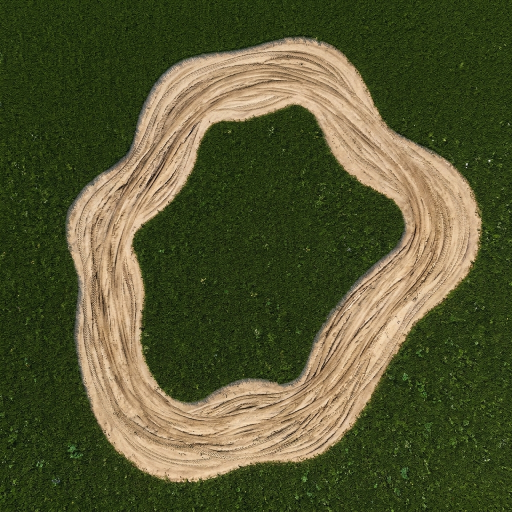
#> input picture src/rover/rover_sim/models/ground/ground_2.jpeg, 1024 x 1024 px (shown at 1/2 size)
$ python -i base_model.py   (imports and definitions only)
#> lines starting #> are read from the running program, lines starting #| are printed output that depends on the picture
#> further down, picture is the input picture: shape (1024, 1024, 3); mean B, G, R 51, 87.1, 85.6
"""
Swappable road-segmenter interface + the preprocessing shared by training and inference.

Every concrete segmenter:
  * takes a float tensor (B, 3, FRAME_HEIGHT, FRAME_WIDTH) in [0, 1] (already CLAHE'd),
  * returns road logits (B, 1, FRAME_HEIGHT, FRAME_WIDTH).
predict_mask(frame_bgr) wraps that into a single-call numpy API returning p(road).
"""
from abc import ABC, abstractmethod
from typing import Dict, Optional, Union

import cv2
import numpy as np
import torch
import torch.nn as nn

from rover_roadkeeper.config import (
    CLAHE_CLIP_LIMIT,
    CLAHE_TILE_GRID,
    FRAME_HEIGHT,
    FRAME_WIDTH,
)

_CLAHE = cv2.createCLAHE(clipLimit=CLAHE_CLIP_LIMIT, tileGridSize=CLAHE_TILE_GRID)


def preprocess_ir(frame_bgr: np.ndarray) -> np.ndarray:
    """
    Resize to (FRAME_WIDTH, FRAME_HEIGHT), convert to grayscale and apply CLAHE so wheel
    ruts / road edges stand out from the field. Returns a 3-channel uint8 RGB image
    (gray replicated) so ImageNet-pretrained backbones can consume it.
    """
    if frame_bgr.shape[:2] != (FRAME_HEIGHT, FRAME_WIDTH):
        frame_bgr = cv2.resize(frame_bgr, (FRAME_WIDTH, FRAME_HEIGHT), interpolation=cv2.INTER_AREA)
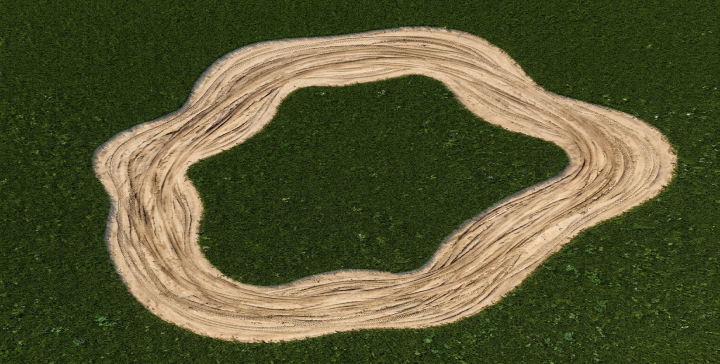
#> frame_bgr: shape (364, 720, 3); mean of channels 0, 1, 2 51, 87.1, 85.6; drawn as B, G, R
    gray = frame_bgr if frame_bgr.ndim == 2 else cv2.cvtColor(frame_bgr, cv2.COLOR_BGR2GRAY)
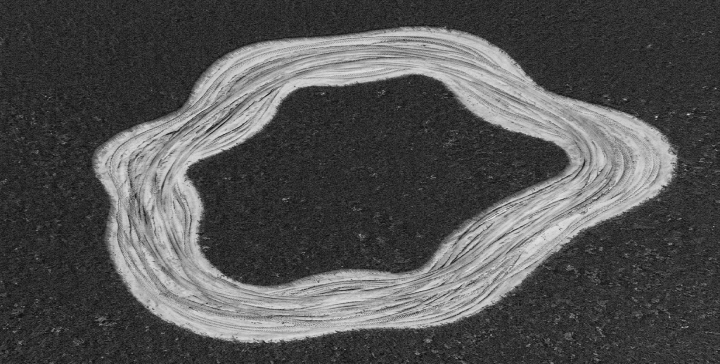
#> gray: shape (364, 720); min 12, max 227, mean 82.5
    gray = _CLAHE.apply(gray)
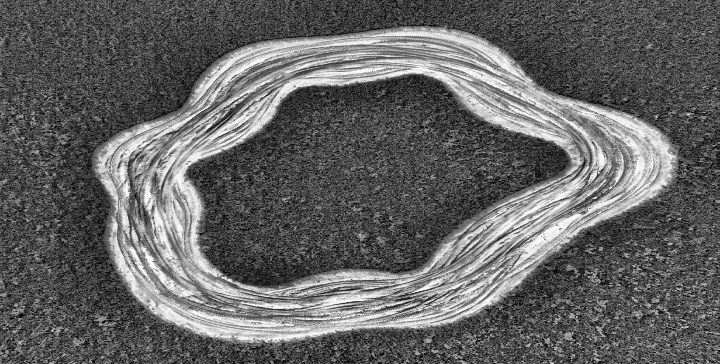
#> gray: shape (364, 720); min 3, max 253, mean 99.9
    return cv2.merge([gray, gray, gray])


def to_tensor(image_rgb: np.ndarray) -> torch.Tensor:
    """uint8 HxWx3 -> float (3, H, W) in [0, 1]."""
    return torch.from_numpy(np.ascontiguousarray(image_rgb)).permute(2, 0, 1).float().div_(255.0)


# [37 lines that did not run here, left out]

>>> import cv2
>>> picture = cv2.imread('../../../rover_sim/models/ground/ground_2.jpeg')
>>> result = preprocess_ir(picture)
